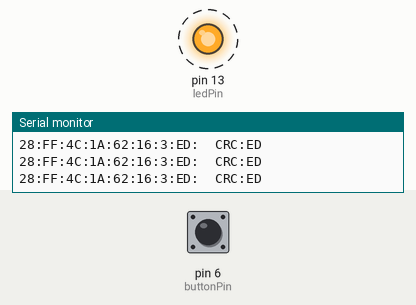
This program was run on a simulated Arduino Nano, built with avr-gcc and run on an emulated ATmega328P. On the bench: output pins drawn as LEDs (lit = HIGH), the last lines printed to the serial monitor. Dashed ring = blinking. The test bench sets the inputs (shaded band); at power-on: pin 6 (buttonPin) LOW.

Above: at 1.2 s.
1.3 s: pin 6 (buttonPin) pulled HIGH for 3.2 s
At 1.37 s:
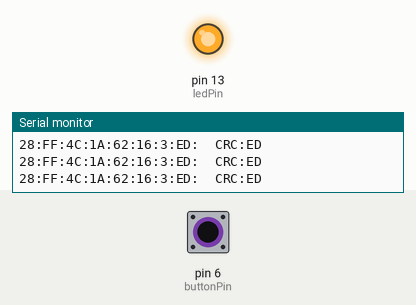
At 4.4 s:
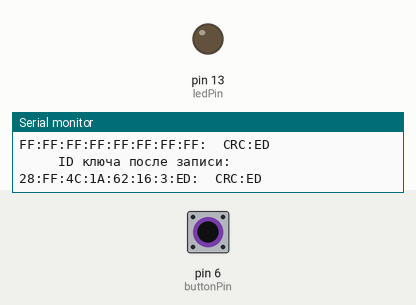
Timing chart, 0 to 12.0 s (numbered marks = the images above; inputs shaded):
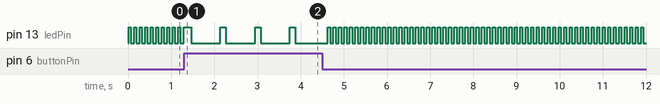

The program:

main.cpp
```cpp
#include <OneWire.h>
#define pin 11
OneWire ibutton (pin); // Пин D11 для подлючения iButton (Data)
byte addr[8];
byte ReadID[8] = { 0x01, 0x00, 0x00, 0x00, 0x00, 0x00, 0x00, 0x3D }; // "Универсальный" ключ. Прошивается последовательность 1:FF:FF:FF:FF:FF:FF:2F:CRC: 2F
// 0x01, 0x53, 0xD4, 0xFE, 0x00, 0x00, 0x00, 0x6F + синий 0xFF, 0xFF, 0xFF, 0xFF, 0xFF, 0xFF, 0xFF, 0x14   0x01, 0xFF, 0xFF, 0x01, 0x00, 0x00, 0x00, 0x00
// 0x01, 0xFF, 0xFF, 0xFF, 0xFF, 0xFF, 0xFF, 0x2F + красный 0xFF, 0xFF, 0xFF, 0xFF, 0xFF, 0x00, 0x00, 0xA0    0x01, 0x53, 0xD4, 0xFE, 0x00, 0x00, 0x7E, 0x88
// 0x01, 0xBE, 0x40, 0x11, 0x5A, 0x36, 0x00, 0xE1 + зеленый
// 0x01, 0x71, 0xA8, 0x75, 0x0F, 0x00, 0x00, 0xE9 + красный с точкой 0x01, 0xA9, 0xE4, 0x3C, 0x09, 0x00, 0x00, 0x00  0x01, 0x00, 0x00, 0x00, 0x00, 0x90, 0x19, 0xFF
const int buttonPin = 6; //Пин D6 Подключение кнопки
const int ledPin = 13;  // Пин D13 Подключение плюса светодиода
int buttonState = 0;
int writeflag = 0;
int readflag = 0;
int val = 0;


int writeByte(byte data) {
  int data_bit;
  for (data_bit = 0; data_bit < 8; data_bit++) {
    if (data & 1) {
      digitalWrite(pin, LOW); pinMode(pin, OUTPUT);
      delayMicroseconds(60);
      pinMode(pin, INPUT); digitalWrite(pin, HIGH);
      delay(10);
    } else {
      digitalWrite(pin, LOW); pinMode(pin, OUTPUT);
      pinMode(pin, INPUT); digitalWrite(pin, HIGH);
      delay(10);
    }
    data = data >> 1;
  }
  return 0;
}

void setup() {
  pinMode(ledPin, OUTPUT);
  pinMode(buttonPin, INPUT);
  Serial.begin(115200);
}

void loop() {
  buttonState = digitalRead(buttonPin);
  if (buttonState == HIGH) {
    readflag = 1;
    writeflag = 1;
    digitalWrite(ledPin, HIGH);
  }
  if (!ibutton.search (addr)) {
    ibutton.reset_search();
    delay(50);
    return;
  }

  digitalWrite(ledPin, HIGH);
  delay(50);
  for (byte x = 0; x < 8; x++) {
        Serial.print(addr[x], HEX);
    if (readflag == 0) {
      ReadID[x] = (addr[x]);
    }
     Serial.print(":");
  }
  byte crc; // Проверка контрольной суммы
  crc = ibutton.crc8(addr, 7);
  Serial.print("  CRC:");
  Serial.println(crc, HEX);
  digitalWrite(ledPin, LOW);

  if ((writeflag == 1) or (Serial.read() == 'w')) {
    ibutton.skip(); ibutton.reset(); ibutton.write(0x33);
    Serial.println();
    Serial.println("    ID ключа перед записью:");
    for (byte x = 0; x < 8; x++) {
      Serial.print(ibutton.read(), HEX);
     Serial.print(':');
          }
     Serial.print("  CRC:");
     Serial.println(crc, HEX);
      // send reset
    ibutton.skip();
    ibutton.reset();
    // send 0xD1
    ibutton.write(0xD1);
    // send logical 0
    digitalWrite(pin, LOW); pinMode(pin, OUTPUT); delayMicroseconds(60);
    pinMode(pin, INPUT); digitalWrite(pin, HIGH); delay(10);
    Serial.println();
    Serial.println("     ID ключа после записи:");
    byte newID[8] = { (ReadID[0]), (ReadID[1]), (ReadID[2]), (ReadID[3]), (ReadID[4]), (ReadID[5]), (ReadID[6]), (ReadID[7]) };
    ibutton.skip();
    ibutton.reset();
    ibutton.write(0xD5);
    for (byte x = 0; x < 8; x++) {
      writeByte(newID[x]);
      Serial.print(newID[x], HEX);
      Serial.print(':');

    }
  Serial.print("  CRC:");
  Serial.println(crc, HEX);
  Serial.println();
    ibutton.reset();
    // send 0xD1
    ibutton.write(0xD1);
    //send logical 1
    digitalWrite(pin, LOW); pinMode(pin, OUTPUT); delayMicroseconds(10);
    pinMode(pin, INPUT); digitalWrite(pin, HIGH); delay(10);
    writeflag = 0;
    readflag = 0;
    digitalWrite(ledPin, LOW);
  }
}
```
